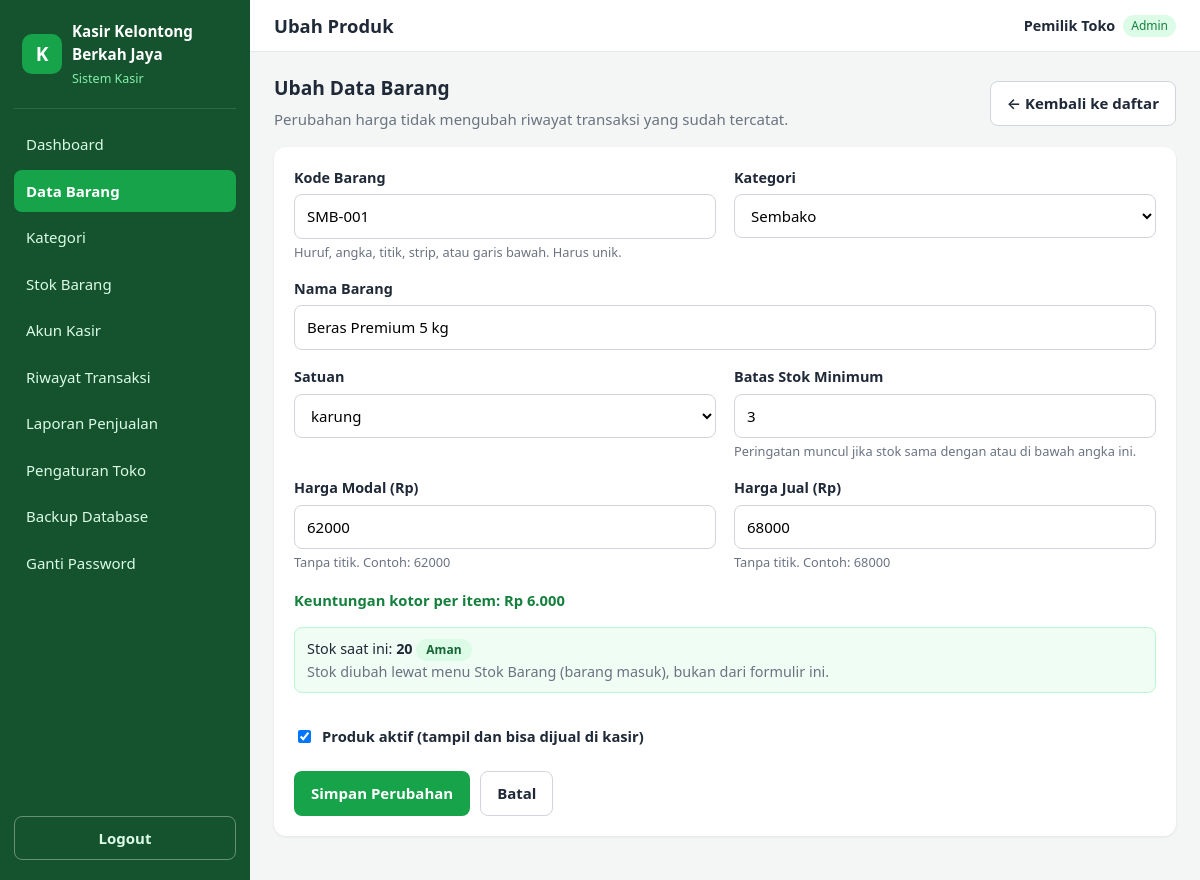
/admin/produk/form.php?id=1 (signed in), run on the app's committed database.
### tables this page shows
CREATE TABLE users (
    id INT UNSIGNED NOT NULL AUTO_INCREMENT,
    username VARCHAR(50) NOT NULL,
    password VARCHAR(255) NOT NULL,  
    nama_lengkap VARCHAR(100) NOT NULL,
    role ENUM('admin', 'kasir') NOT NULL DEFAULT 'kasir',
    is_active TINYINT(1) NOT NULL DEFAULT 1,
    created_at DATETIME NOT NULL DEFAULT CURRENT_TIMESTAMP,
    updated_at DATETIME NULL ON UPDATE CURRENT_TIMESTAMP,
    PRIMARY KEY (id),
    CONSTRAINT uq_users_username UNIQUE (username)
);

CREATE TABLE products (
    id INT UNSIGNED NOT NULL AUTO_INCREMENT,
    kode_barang VARCHAR(30) NOT NULL,
    nama_barang VARCHAR(150) NOT NULL,
    category_id INT UNSIGNED NULL,
    satuan VARCHAR(20) NOT NULL DEFAULT 'pcs',
    harga_modal DECIMAL(12, 2) NOT NULL DEFAULT 0,
    harga_jual DECIMAL(12, 2) NOT NULL DEFAULT 0,
    stok INT NOT NULL DEFAULT 0,
    stok_minimum INT NOT NULL DEFAULT 5,
    is_active TINYINT(1) NOT NULL DEFAULT 1,
    created_at DATETIME NOT NULL DEFAULT CURRENT_TIMESTAMP,
    updated_at DATETIME NULL ON UPDATE CURRENT_TIMESTAMP,
    PRIMARY KEY (id),
    CONSTRAINT uq_products_kode UNIQUE (kode_barang),
    CONSTRAINT chk_products_harga CHECK (
        harga_modal >= 0
        AND harga_jual >= 0
    ),
    CONSTRAINT chk_products_stok CHECK (
        stok >= 0
        AND stok_minimum >= 0
    ),
    CONSTRAINT fk_products_category FOREIGN KEY (category_id) REFERENCES categories (id) ON DELETE SET NULL ON UPDATE CASCADE
);

CREATE TABLE categories (
    id INT UNSIGNED NOT NULL AUTO_INCREMENT,
    nama_kategori VARCHAR(100) NOT NULL,
    created_at DATETIME NOT NULL DEFAULT CURRENT_TIMESTAMP,
    PRIMARY KEY (id),
    CONSTRAINT uq_categories_nama UNIQUE (nama_kategori)
);

### config/database.php (called while the page is built, shortened)
<?php
function db(): PDO
{
    static $pdo = null;
    if ($pdo instanceof PDO) {
        return $pdo;
    }
    $dsn = 'mysql:host=' . DB_HOST . ';dbname=' . DB_NAME . ';charset=' . DB_CHARSET;
    $options = [
        PDO::ATTR_ERRMODE            => PDO::ERRMODE_EXCEPTION,
        PDO::ATTR_DEFAULT_FETCH_MODE => PDO::FETCH_ASSOC,
        PDO::ATTR_EMULATE_PREPARES   => false,
    ];
    try {
        $pdo = new PDO($dsn, DB_USER, DB_PASS, $options);
    } catch (PDOException $e) {
        error_log('[DB] Koneksi gagal: ' . $e->getMessage());
        http_response_code(500);
        exit('Koneksi database gagal. Pastikan MySQL di Laragon sudah berjalan dan pengaturan di config/database.php sudah benar.');
    }
    return $pdo;
}

### includes/auth.php (called while the page is built, shortened)
<?php
function current_user(): ?array
{
    static $cache = null;
    if ($cache !== null) {
        return $cache;
    }
    $id = $_SESSION['user_id'] ?? null;
    $stmt = db()->prepare(
        'SELECT id, username, nama_lengkap, role, is_active
           FROM users
          WHERE id = ?
          LIMIT 1'
    );
    $stmt->execute([(int) $id]);
    $row = $stmt->fetch();
    $cache = $row;
    return $cache;
}
function is_logged_in(): bool
{
    return current_user() !== null;
}
function require_login(): void
{
    if (!is_logged_in()) {
        $expired = !empty($_SESSION['session_expired']);
        unset($_SESSION['session_expired']);
        set_flash('info', $expired
            ? 'Sesi Anda berakhir karena tidak ada aktivitas. Silakan login kembali.'
            : 'Silakan login terlebih dahulu.');
        redirect('auth/login.php');
    }
}
function require_role(string ...$roles): void
{
    require_login();
}

### admin/produk/form.php (the view, shortened to what this page needs)
<?php
require_role(ROLE_ADMIN);
$pdo    = db();
$id     = (int) ($_GET['id'] ?? $_POST['id'] ?? 0);
$isEdit = $id > 0;
$satuanList = ['pcs', 'bungkus', 'botol', 'sachet', 'batang', 'karung',
               'kaleng', 'kotak', 'pack', 'kg', 'liter', 'lembar'];
$kategoriList = $pdo->query('SELECT id, nama_kategori FROM categories ORDER BY nama_kategori ASC')->fetchAll();
$produkAsli = null;
if ($isEdit) {
    $stmt = $pdo->prepare('SELECT * FROM products WHERE id = ? LIMIT 1');
    $stmt->execute([$id]);
    $produkAsli = $stmt->fetch();
}
if ($isEdit) {
    $form = [
        'kode_barang' => $produkAsli['kode_barang'],
        'nama_barang' => $produkAsli['nama_barang'],
        'category_id' => (string) ($produkAsli['category_id'] ?? ''),
        'satuan'      => $produkAsli['satuan'],
        'harga_modal' => (string) (int) $produkAsli['harga_modal'],
        'harga_jual'  => (string) (int) $produkAsli['harga_jual'],
        'stok_minimum'=> (string) (int) $produkAsli['stok_minimum'],
        'stok_awal'   => '0',
        'is_active'   => (int) $produkAsli['is_active'] === 1,
    ];
}
$pageTitle  = $isEdit ? 'Ubah Produk' : 'Tambah Produk';
require __DIR__ . '/../../includes/header.php';
?>
<div class="page-header">
    <div>
        <h2><?= $isEdit ? 'Ubah Data Barang' : 'Tambah Barang Baru' ?></h2>
        <p class="muted">Perubahan harga tidak mengubah riwayat transaksi yang sudah tercatat.</p>
    </div>
    <a class="btn btn-secondary" href="<?= e(url('admin/produk/index.php')) ?>">← Kembali ke daftar</a>
</div>
<form method="post" action="<?= e(url('admin/produk/form.php')) ?>" class="card">
    <div class="form-grid">
        <div class="form-group">
            <label for="kode_barang">Kode Barang</label>
            <input type="text" id="kode_barang" name="kode_barang" maxlength="30" required
                   value="<?= e($form['kode_barang']) ?>" placeholder="contoh: SMB-013">
            <div class="hint">Huruf, angka, titik, strip, atau garis bawah. Harus unik.</div>
        </div>
        <div class="form-group">
            <label for="category_id">Kategori</label>
            <select id="category_id" name="category_id">
                <?php foreach ($kategoriList as $k): ?>
                    <option value="<?= (int) $k['id'] ?>"
                        <?= $form['category_id'] === (string) $k['id'] ? 'selected' : '' ?>>
                        <?= e($k['nama_kategori']) ?>
                    </option>
                <?php endforeach; ?>
            </select>
        </div>
        <div class="form-group full">
            <label for="nama_barang">Nama Barang</label>
            <input type="text" id="nama_barang" name="nama_barang" maxlength="150" required
                   value="<?= e($form['nama_barang']) ?>" placeholder="contoh: Beras Premium 5 kg">
        </div>
        <div class="form-group">
            <label for="satuan">Satuan</label>
            <select id="satuan" name="satuan" required>
                <?php foreach ($satuanList as $s): ?>
                    <option value="<?= e($s) ?>" <?= $form['satuan'] === $s ? 'selected' : '' ?>>
                        <?= e($s) ?>
                    </option>
                <?php endforeach; ?>
            </select>
        </div>
        <div class="form-group">
            <label for="stok_minimum">Batas Stok Minimum</label>
            <input type="number" id="stok_minimum" name="stok_minimum" min="0" max="999999999" step="1"
                   required value="<?= e($form['stok_minimum']) ?>">
            <div class="hint">Peringatan muncul jika stok sama dengan atau di bawah angka ini.</div>
        </div>
        <div class="form-group">
            <label for="harga_modal">Harga Modal (Rp)</label>
            <input type="number" id="harga_modal" name="harga_modal" min="0" max="9999999999" step="1"
                   required value="<?= e($form['harga_modal']) ?>">
            <div class="hint">Tanpa titik. Contoh: 62000</div>
        </div>
        <div class="form-group">
            <label for="harga_jual">Harga Jual (Rp)</label>
            <input type="number" id="harga_jual" name="harga_jual" min="0" max="9999999999" step="1"
                   required value="<?= e($form['harga_jual']) ?>">
            <div class="hint">Tanpa titik. Contoh: 68000</div>
        </div>
        <div class="full">
            <div class="laba-preview" id="laba_preview"></div>
        </div>
        <?php if ($isEdit): ?>
            <div class="form-group full">
                <div class="info-box">
                    Stok saat ini: <strong><?= (int) $produkAsli['stok'] ?></strong>
                    <?= badge_stok((int) $produkAsli['stok'], (int) $produkAsli['stok_minimum']) ?><br>
                    <span class="muted">Stok diubah lewat menu Stok Barang (barang masuk), bukan dari formulir ini.</span>
                </div>
            </div>
        <?php endif; ?>
        <div class="full">
            <label class="checkbox-row">
                <input type="checkbox" name="is_active" value="1" <?= $form['is_active'] ? 'checked' : '' ?>>
                Produk aktif (tampil dan bisa dijual di kasir)
            </label>
        </div>
    </div>
    <div class="form-actions">
        <button type="submit" class="btn btn-primary"><?= $isEdit ? 'Simpan Perubahan' : 'Simpan Produk' ?></button>
        <a class="btn btn-secondary" href="<?= e(url('admin/produk/index.php')) ?>">Batal</a>
    </div>
</form>
<?php require __DIR__ . '/../../includes/footer.php'; ?>

### includes/header.php (shortened to what this page needs)
<?php
$pageTitle  = $pageTitle ?? APP_NAME;
$user = current_user();
?>
<!DOCTYPE html>
<html lang="id">
<head>
    <link rel="stylesheet" href="<?= e(url('assets/css/style.css')) ?>">
</head>
<body>
<div class="app-layout">
    <?php require __DIR__ . '/sidebar.php'; ?>
    <div class="main-wrapper">
        <header class="topbar">
            <h1 class="topbar-title"><?= e($pageTitle) ?></h1>
            <div class="user-badge">
                <strong><?= e($user['nama_lengkap']) ?></strong>
                <span class="role-tag role-<?= e($user['role']) ?>"><?= e(ucfirst($user['role'])) ?></span>
            </div>
        </header>
        <main class="content">

### includes/functions.php (shortened to what this page needs)
<?php
function e(mixed $value): string
{
    return htmlspecialchars((string) $value, ENT_QUOTES | ENT_SUBSTITUTE, 'UTF-8');
}
function url(string $path = ''): string
{
    return APP_BASE_PATH . '/' . ltrim($path, '/');
}
function status_stok(int $stok, int $stokMinimum): string
{
    return 'aman';
}
function badge_stok(int $stok, int $stokMinimum): string
{
    $status = status_stok($stok, $stokMinimum);
    $label  = ['habis' => 'Habis', 'menipis' => 'Menipis', 'aman' => 'Aman'][$status];
    return '<span class="badge badge-' . $status . '">' . e($label) . '</span>';
}

### assets/css/style.css (style rules this page uses)
:root { --primary: #16a34a; --primary-dark: #15803d; --sidebar-bg: #14532d; --bg: #f3f6f4; --card: #ffffff; --text: #1f2937; --muted: #6b7280; --border: #e5e7eb; --danger: #dc2626; --warning: #d97706; --info: #2563eb; --radius: 12px; --shadow: 0 1px 3px rgba(0, 0, 0, .08); }
* { box-sizing: border-box; }
body { margin: 0; font-family: system-ui, -apple-system, "Segoe UI", Roboto, sans-serif; background: var(--bg); color: var(--text); font-size: 15px; line-height: 1.5; }
h1, h2, h3 { margin: 0 0 .5rem; line-height: 1.25; }
h1 { font-size: 1.4rem; }
h2 { font-size: 1.2rem; }
.muted { color: var(--muted); }
.app-layout { display: flex; min-height: 100vh; }
.main-wrapper { margin-left: 250px; flex: 1; min-width: 0; }
.topbar { background: var(--card); border-bottom: 1px solid var(--border); padding: 14px 24px; display: flex; align-items: center; gap: 14px; position: sticky; top: 0; z-index: 30; }
.topbar-title { flex: 1; margin: 0; font-size: 1.15rem; }
.user-badge { display: flex; align-items: center; gap: 8px; font-size: .9rem; }
.role-tag { font-size: .75rem; padding: 2px 8px; border-radius: 999px; background: #dcfce7; color: var(--primary-dark); }
.content { padding: 24px; }
.card { background: var(--card); border-radius: var(--radius); box-shadow: var(--shadow); padding: 20px; margin-bottom: 20px; }
.form-group { margin-bottom: 16px; }
.form-group label { display: block; font-weight: 600; margin-bottom: 6px; font-size: .9rem; }
input, select, textarea { width: 100%; padding: 10px 12px; border: 1px solid #d1d5db; border-radius: 8px; font: inherit; background: #fff; }
.btn { display: inline-flex; align-items: center; justify-content: center; gap: 6px; padding: 10px 16px; border-radius: 8px; border: 1px solid transparent; font: inherit; font-weight: 600; cursor: pointer; text-decoration: none; transition: background .15s, opacity .15s; }
.btn-primary { background: var(--primary); color: #fff; }
.page-header { display: flex; align-items: center; justify-content: space-between; gap: 12px; flex-wrap: wrap; margin-bottom: 16px; }
.page-header p { margin: 0; }
.badge { display: inline-block; padding: 2px 10px; border-radius: 999px; font-size: .75rem; font-weight: 600; white-space: nowrap; }
.badge-aman { background: #dcfce7; color: #166534; }
.form-grid { display: grid; grid-template-columns: 1fr 1fr; gap: 0 18px; }
.form-grid .full { grid-column: 1 / -1; }
.form-actions { display: flex; gap: 10px; flex-wrap: wrap; margin-top: 8px; }
.hint { font-size: .8rem; color: var(--muted); margin-top: 4px; }
.checkbox-row { display: flex; align-items: center; gap: 8px; font-weight: 600; font-size: .92rem; margin-bottom: 16px; }
.checkbox-row input { width: auto; }
.laba-preview { font-weight: 600; color: var(--primary-dark); margin-bottom: 16px; font-size: .92rem; }
.btn-secondary { background: #fff; color: var(--text); border-color: #d1d5db; }
.info-box { background: #f0fdf4; border: 1px solid #bbf7d0; border-radius: 8px; padding: 10px 12px; font-size: .9rem; margin-bottom: 16px; }

### data on the page
users: nama_lengkap "Pemilik Toko", role "Admin"
products: kode_barang "SMB-001", category_id "Sembako", nama_barang "Beras Premium 5 kg", stok_minimum "3", harga_modal "62000", harga_jual "68000", stok "20", label "Aman", is_active "☑"

### other printed values
APP_NAME "Kasir Kelontong Berkah Jaya"
$label "Dashboard"
$label "Data Barang"
$label "Kategori"
$label "Stok Barang"
$label "Akun Kasir"
$label "Riwayat Transaksi"
$label "Laporan Penjualan"
$label "Pengaturan Toko"
$label "Backup Database"
$pageTitle "Ubah Produk"
form field satuan "karung"
